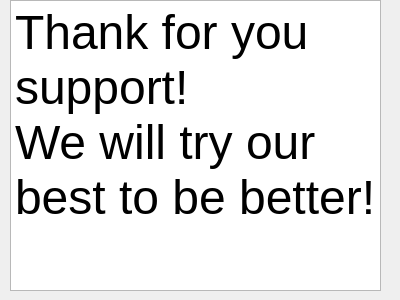
<?xml version="1.0" encoding="UTF-8"?>
<ui version="4.0">
 <class>thank</class>
 <widget class="QDialog" name="thank">
  <property name="geometry">
   <rect>
    <x>0</x>
    <y>0</y>
    <width>400</width>
    <height>300</height>
   </rect>
  </property>
  <property name="windowTitle">
   <string>Dialog</string>
  </property>
  <widget class="QTextBrowser" name="textBrowser">
   <property name="geometry">
    <rect>
     <x>10</x>
     <y>0</y>
     <width>371</width>
     <height>291</height>
    </rect>
   </property>
   <property name="html">
    <string>&lt;!DOCTYPE HTML PUBLIC &quot;-//W3C//DTD HTML 4.0//EN&quot; &quot;http://www.w3.org/TR/REC-html40/strict.dtd&quot;&gt;
&lt;html&gt;&lt;head&gt;&lt;meta name=&quot;qrichtext&quot; content=&quot;1&quot; /&gt;&lt;style type=&quot;text/css&quot;&gt;
p, li { white-space: pre-wrap; }
&lt;/style&gt;&lt;/head&gt;&lt;body style=&quot; font-family:'SimSun'; font-size:9pt; font-weight:400; font-style:normal;&quot;&gt;
&lt;p style=&quot; margin-top:0px; margin-bottom:0px; margin-left:0px; margin-right:0px; -qt-block-indent:0; text-indent:0px;&quot;&gt;&lt;span style=&quot; font-size:36pt;&quot;&gt;Thank for you support!&lt;br /&gt;We will try our best to be better!&lt;/span&gt;&lt;/p&gt;&lt;/body&gt;&lt;/html&gt;</string>
   </property>
  </widget>
 </widget>
 <resources/>
 <connections/>
</ui>
